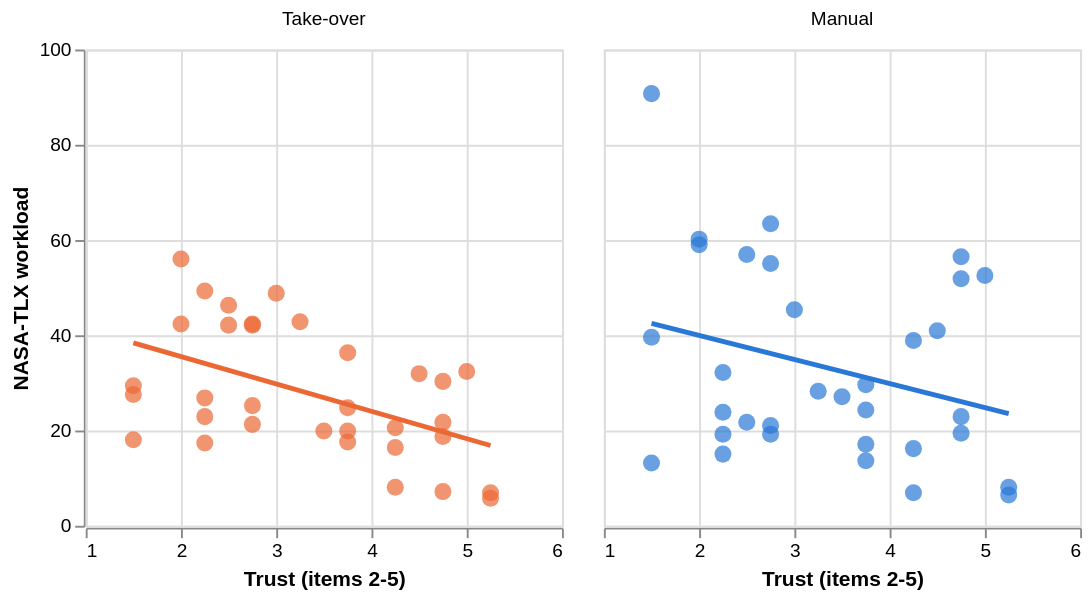

Source (notebook cell):
### Code cell
# first attempt: does trust matter more when control is handed back?
base = alt.Chart().encode(
    x=alt.X("trust:Q", title="Trust (items 2-5)", scale=alt.Scale(domain=[1, 6])),
    y=alt.Y("workload:Q", title="NASA-TLX workload", scale=alt.Scale(domain=[0, 100])),
    color=alt.Color("condition:N",
                    scale=alt.Scale(domain=["Take-over", "Manual"],
                                    range=[ORANGE, BLUE]), legend=None),
)

alt.layer(
    base.mark_circle(size=80, opacity=0.7),
    base.transform_regression("trust", "workload",
                              groupby=["condition"]).mark_line(size=2.5),
    data=wl,
).properties(width=250, height=250).facet(
    column=alt.Column("condition:N", title=None, sort=["Take-over", "Manual"]))

### Figure 1 — Vega-Lite specification as saved in the notebook (floating-point values rounded to 4 significant figures)
{"config": {"view": {"continuousWidth": 300, "continuousHeight": 300}}, "data": {"name": "data-39383cef4e487adf36e644d2c173a00a"}, "facet": {"column": {"field": "condition", "sort": ["Take-over", "Manual"], "title": null, "type": "nominal"}}, "spec": {"layer": [{"mark": {"type": "circle", "opacity": 0.7, "size": 80}, "encoding": {"color": {"field": "condition", "legend": null, "scale": {"domain": ["Take-over", "Manual"], "range": ["#eb6834", "#2a78d6"]}, "type": "nominal"}, "x": {"field": "trust", "scale": {"domain": [1, 6]}, "title": "Trust (items 2-5)", "type": "quantitative"}, "y": {"field": "workload", "scale": {"domain": [0, 100]}, "title": "NASA-TLX workload", "type": "quantitative"}}}, {"mark": {"type": "line", "size": 2.5}, "encoding": {"color": {"field": "condition", "legend": null, "scale": {"domain": ["Take-over", "Manual"], "range": ["#eb6834", "#2a78d6"]}, "type": "nominal"}, "x": {"field": "trust", "scale": {"domain": [1, 6]}, "title": "Trust (items 2-5)", "type": "quantitative"}, "y": {"field": "workload", "scale": {"domain": [0, 100]}, "title": "NASA-TLX workload", "type": "quantitative"}}, "transform": [{"on": "trust", "regression": "workload", "groupby": ["condition"]}]}], "height": 250, "width": 250}, "$schema": "https://vega.github.io/schema/vega-lite/v6.1.0.json", "datasets": {"data-39383cef4e487adf36e644d2c173a00a": [{"subject": 1, "trust": 5.0, "condition": "Take-over", "workload": 32.41}, {"subject": 2, "trust": 2.0, "condition": "Take-over", "workload": 42.36}, {"subject": 3, "trust": 3.75, "condition": "Take-over", "workload": 19.91}, {"subject": 4, "trust": 2.25, "condition": "Take-over", "workload": 22.92}, {"subject": 5, "trust": 3.25, "condition": "Take-over", "workload": 42.82}, {"subject": 6, "trust": 2.25, "condition": "Take-over", "workload": 17.36}, {"subject": 7, "trust": 2.25, "condition": "Take-over", "workload": 26.85}, {"subject": 8, "trust": 4.5, "condition": "Take-over", "workload": 31.94}, {"subject": 10, "trust": 2.25, "condition": "Take-over", "workload": 49.31}, {"subject": 11, "trust": 3.75, "condition": "Take-over", "workload": 17.59}, {"subject": 12, "trust": 4.25, "condition": "Take-over", "workload": 20.6}, {"subject": 13, "trust": 1.5, "condition": "Take-over", "workload": 18.06}, {"subject": 14, "trust": 4.75, "condition": "Take-over", "workload": 21.76}, {"subject": 15, "trust": 3.0, "condition": "Take-over", "workload": 48.84}, {"subject": 17, "trust": 4.75, "condition": "Take-over", "workload": 18.75}, {"subject": 19, "trust": 4.25, "condition": "Take-over", "workload": 8.102}, {"subject": 20, "trust": 3.75, "condition": "Take-over", "workload": 24.77}, {"subject": 21, "trust": 3.5, "condition": "Take-over", "workload": 19.91}, {"subject": 22, "trust": 2.0, "condition": "Take-over", "workload": 56.02}, {"subject": 23, "trust": 2.5, "condition": "Take-over", "workload": 42.13}, {"subject": 24, "trust": 2.5, "condition": "Take-over", "workload": 46.3}, {"subject": 25, "trust": 2.75, "condition": "Take-over", "workload": 25.23}, {"subject": 26, "trust": 2.75, "condition": "Take-over", "workload": 42.36}, {"subject": 28, "trust": 4.75, "condition": "Take-over", "workload": 7.176}, {"subject": 29, "trust": 1.5, "condition": "Take-over", "workload": 27.55}, {"subject": 30, "trust": 5.25, "condition": "Take-over", "workload": 6.944}, {"subject": 31, "trust": 4.25, "condition": "Take-over", "workload": 16.44}, {"subject": 32, "trust": 3.75, "condition": "Take-over", "workload": 36.34}, {"subject": 33, "trust": 1.5, "condition": "Take-over", "workload": 29.4}, {"subject": 34, "trust": 2.75, "condition": "Take-over", "workload": 42.13}, {"subject": 35, "trust": 5.25, "condition": "Take-over", "workload": 5.787}, {"subject": 36, "trust": 2.75, "condition": "Take-over", "workload": 21.3}, {"subject": 37, "trust": 4.75, "condition": "Take-over", "workload": 30.32}, {"subject": 1, "trust": 5.0, "condition": "Manual", "workload": 52.55}, {"subject": 2, "trust": 2.0, "condition": "Manual", "workload": 60.19}, {"subject": 3, "trust": 3.75, "condition": "Manual", "workload": 17.13}, {"subject": 4, "trust": 2.25, "condition": "Manual", "workload": 23.84}, {"subject": 5, "trust": 3.25, "condition": "Manual", "workload": 28.24}, {"subject": 6, "trust": 2.25, "condition": "Manual", "workload": 15.05}, {"subject": 7, "trust": 2.25, "condition": "Manual", "workload": 19.21}, {"subject": 8, "trust": 4.5, "condition": "Manual", "workload": 40.97}, {"subject": 10, "trust": 2.25, "condition": "Manual", "workload": 32.18}, {"subject": 11, "trust": 3.75, "condition": "Manual", "workload": 13.66}, {"subject": 12, "trust": 4.25, "condition": "Manual", "workload": 38.89}, {"subject": 13, "trust": 1.5, "condition": "Manual", "workload": 13.19}, {"subject": 14, "trust": 4.75, "condition": "Manual", "workload": 22.92}, {"subject": 15, "trust": 3.0, "condition": "Manual", "workload": 45.37}, {"subject": 17, "trust": 4.75, "condition": "Manual", "workload": 19.44}, {"subject": 19, "trust": 4.25, "condition": "Manual", "workload": 6.944}, {"subject": 20, "trust": 3.75, "condition": "Manual", "workload": 29.63}, {"subject": 21, "trust": 3.5, "condition": "Manual", "workload": 27.08}, {"subject": 22, "trust": 2.0, "condition": "Manual", "workload": 59.03}, {"subject": 23, "trust": 2.5, "condition": "Manual", "workload": 21.76}, {"subject": 24, "trust": 2.5, "condition": "Manual", "workload": 56.94}, {"subject": 25, "trust": 2.75, "condition": "Manual", "workload": 21.06}, {"subject": 26, "trust": 2.75, "condition": "Manual", "workload": 63.43}, {"subject": 28, "trust": 4.75, "condition": "Manual", "workload": 51.85}, {"subject": 29, "trust": 1.5, "condition": "Manual", "workload": 90.74}, {"subject": 30, "trust": 5.25, "condition": "Manual", "workload": 8.102}, {"subject": 31, "trust": 4.25, "condition": "Manual", "workload": 16.2}, {"subject": 32, "trust": 3.75, "condition": "Manual", "workload": 24.31}, {"subject": 33, "trust": 1.5, "condition": "Manual", "workload": 39.58}, {"subject": 34, "trust": 2.75, "condition": "Manual", "workload": 55.09}, {"subject": 35, "trust": 5.25, "condition": "Manual", "workload": 6.481}, {"subject": 36, "trust": 2.75, "condition": "Manual", "workload": 19.21}, {"subject": 37, "trust": 4.75, "condition": "Manual", "workload": 56.48}]}}
